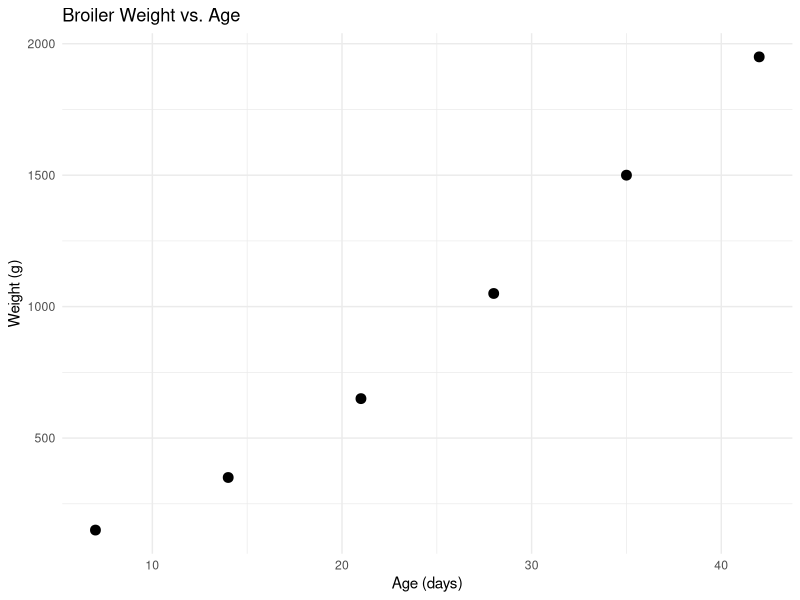
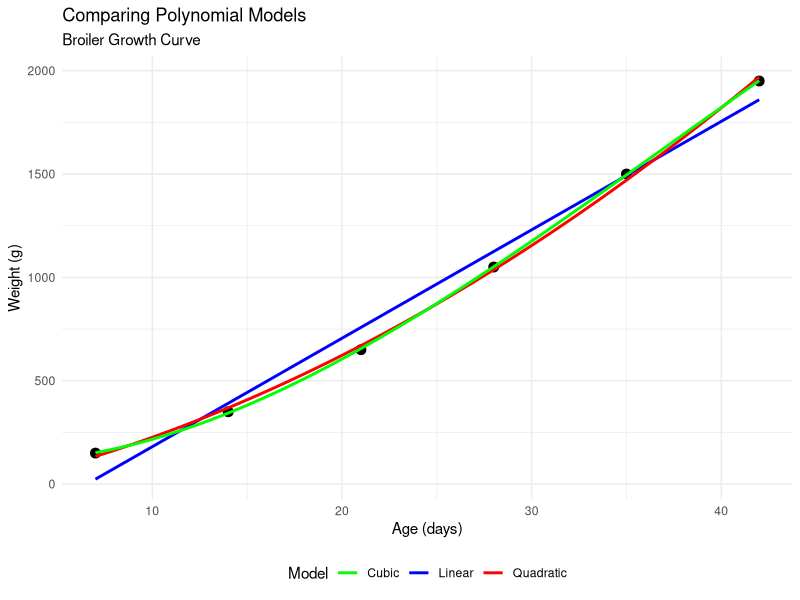
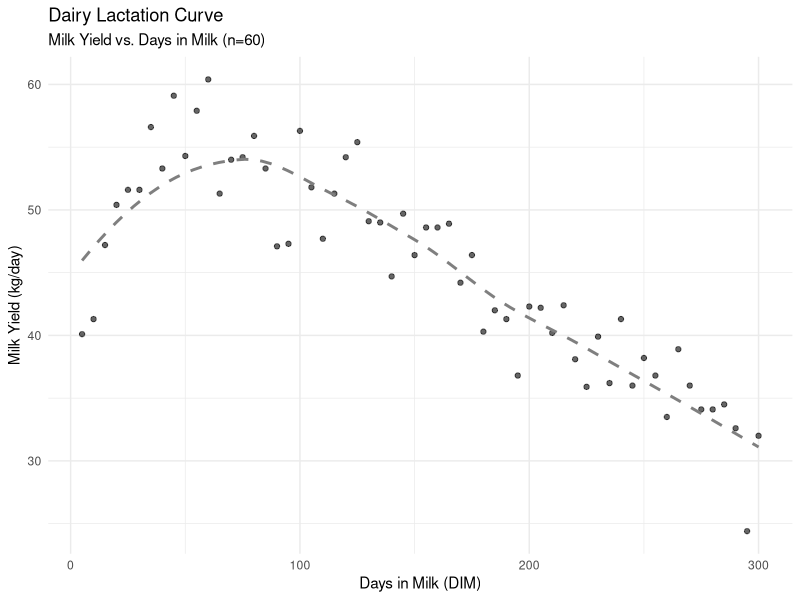
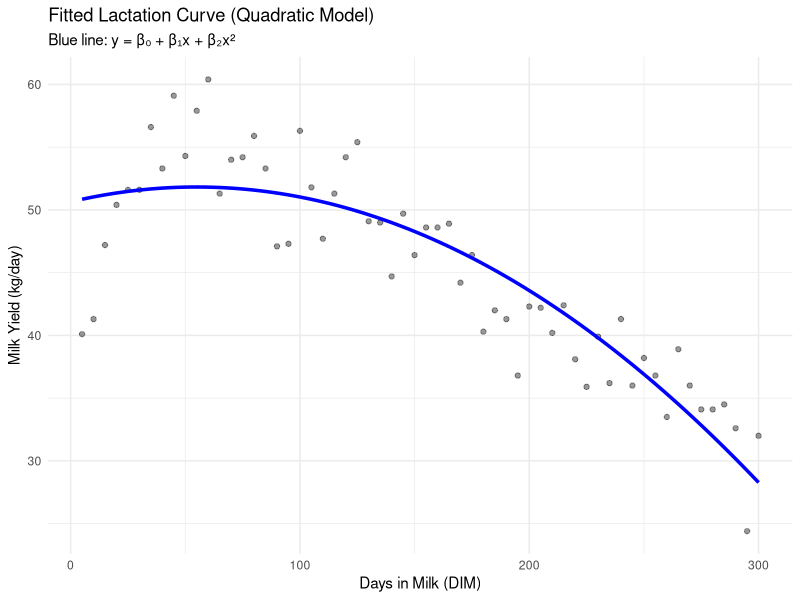
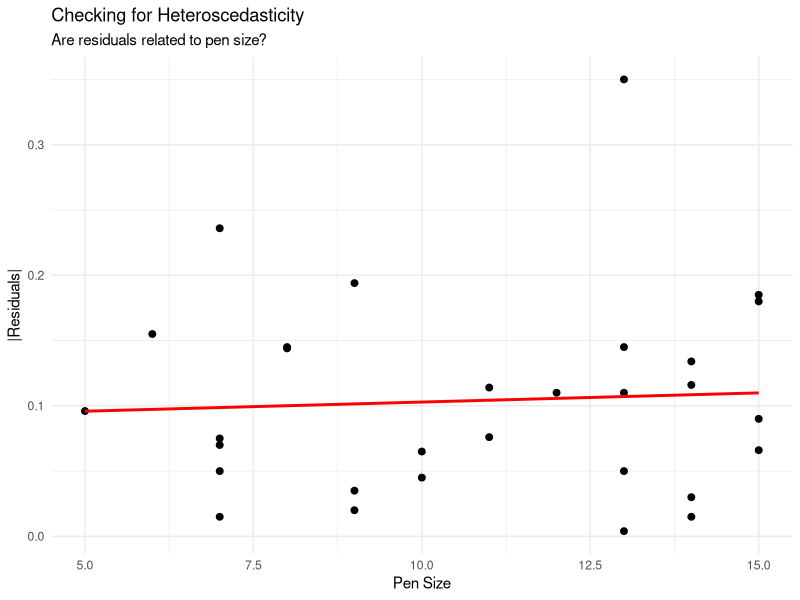
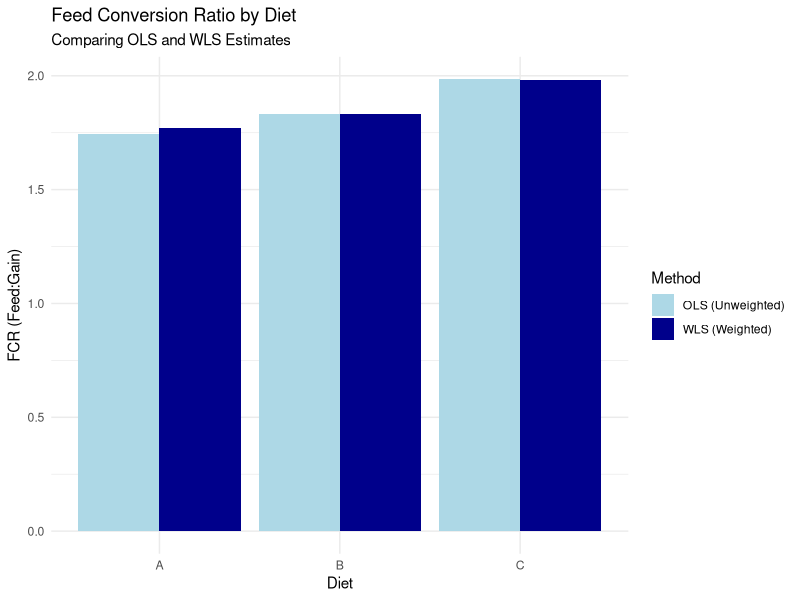
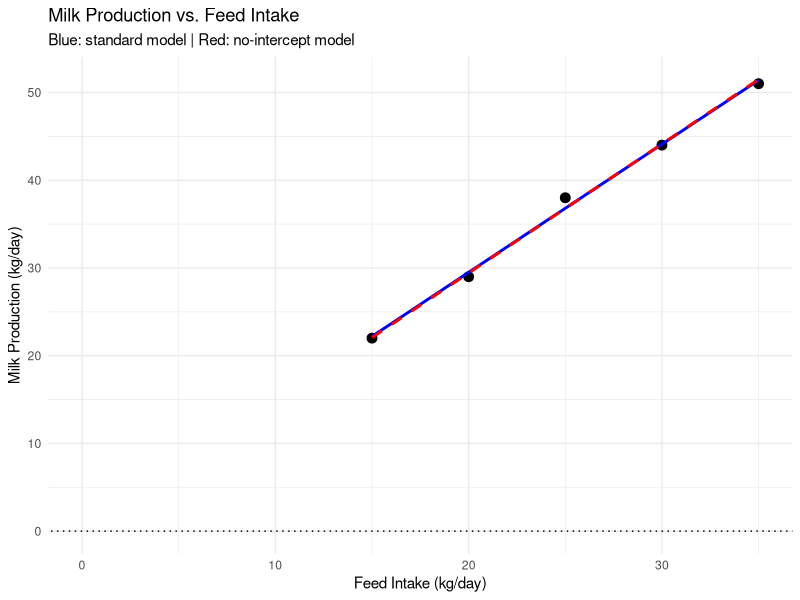
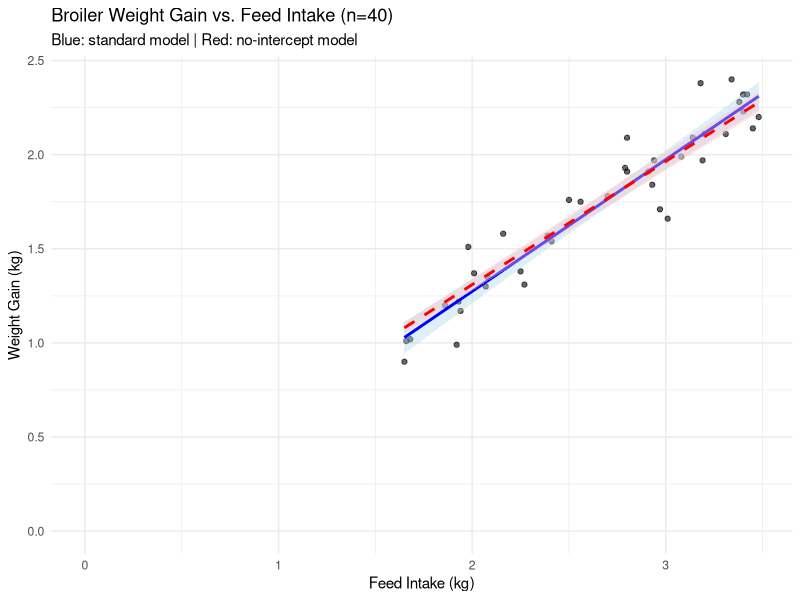

Reproduce these figures in R, in order.
## ---- chunk 1
#| echo: true
#| message: false

# Load data
broiler <- read.csv("data/broiler_growth.csv")
broiler
## ---- chunk 2
#| echo: true

# Visualize the data
library(ggplot2)
ggplot(broiler, aes(x = age_days, y = weight_g)) +
  geom_point(size = 3) +
  labs(title = "Broiler Weight vs. Age",
       x = "Age (days)",
       y = "Weight (g)") +
  theme_minimal()
## ---- chunk 3
#| echo: true

# Linear model
fit1 <- lm(weight_g ~ age_days, data = broiler)
summary(fit1)
## ---- chunk 4
#| echo: true

# Manual calculation to verify
X1 <- cbind(1, broiler$age_days)
y <- broiler$weight_g

# Normal equations: X'Xb = X'y
XtX1 <- t(X1) %*% X1
Xty1 <- t(X1) %*% y
b1 <- solve(XtX1) %*% Xty1

cat("Manual estimates:\n")
print(b1)

# SSE for linear model
y_hat1 <- X1 %*% b1
e1 <- y - y_hat1
SSE1 <- sum(e1^2)
cat("\nSSE (linear):", SSE1, "\n")
## ---- chunk 5
#| echo: true

# Quadratic model
fit2 <- lm(weight_g ~ age_days + I(age_days^2), data = broiler)
summary(fit2)
## ---- chunk 6
#| echo: true

# Manual calculation
X2 <- cbind(1, broiler$age_days, broiler$age_days^2)
XtX2 <- t(X2) %*% X2
Xty2 <- t(X2) %*% y
b2 <- solve(XtX2) %*% Xty2

cat("Manual estimates (quadratic):\n")
print(b2)

# SSE for quadratic model
y_hat2 <- X2 %*% b2
e2 <- y - y_hat2
SSE2 <- sum(e2^2)
cat("\nSSE (quadratic):", SSE2, "\n")
## ---- chunk 7
#| echo: true

# Cubic model
fit3 <- lm(weight_g ~ age_days + I(age_days^2) + I(age_days^3), data = broiler)
summary(fit3)

# SSE
SSE3 <- sum(residuals(fit3)^2)
cat("SSE (cubic):", SSE3, "\n")
## ---- chunk 8
#| echo: true

# Compare models with ANOVA
anova(fit1, fit2, fit3)
## ---- chunk 9
#| echo: true

# Compare adjusted R²
cat("Adjusted R²:\n")
cat("  Linear:   ", summary(fit1)$adj.r.squared, "\n")
cat("  Quadratic:", summary(fit2)$adj.r.squared, "\n")
cat("  Cubic:    ", summary(fit3)$adj.r.squared, "\n")
## ---- chunk 10
#| echo: true
#| fig-width: 8
#| fig-height: 6

# Create prediction data
age_pred <- seq(7, 42, length.out = 100)
pred_data <- data.frame(age_days = age_pred)

# Predictions from each model
pred_data$linear <- predict(fit1, newdata = pred_data)
pred_data$quadratic <- predict(fit2, newdata = pred_data)
pred_data$cubic <- predict(fit3, newdata = pred_data)

# Plot
ggplot(broiler, aes(x = age_days, y = weight_g)) +
  geom_point(size = 3, color = "black") +
  geom_line(data = pred_data, aes(y = linear, color = "Linear"), linewidth = 1) +
  geom_line(data = pred_data, aes(y = quadratic, color = "Quadratic"), linewidth = 1) +
  geom_line(data = pred_data, aes(y = cubic, color = "Cubic"), linewidth = 1) +
  scale_color_manual(values = c("Linear" = "blue",
                                 "Quadratic" = "red",
                                 "Cubic" = "green")) +
  labs(title = "Comparing Polynomial Models",
       subtitle = "Broiler Growth Curve",
       x = "Age (days)",
       y = "Weight (g)",
       color = "Model") +
  theme_minimal() +
  theme(legend.position = "bottom")
## ---- chunk 11
#| echo: true

# Predict at day 49
new_data <- data.frame(age_days = 49)
pred_49 <- predict(fit2, newdata = new_data, interval = "prediction")
cat("Predicted weight at day 49:\n")
print(pred_49)
## ---- chunk 12
#| echo: true
#| message: false

# Load lactation data
lactation <- read.csv("data/lactation_curve.csv")

# Quick look at the data
head(lactation, 10)
cat("\nDataset dimensions:", nrow(lactation), "observations\n")
## ---- chunk 13
#| echo: true
#| fig-width: 8
#| fig-height: 6

# Visualize lactation curve
ggplot(lactation, aes(x = days_in_milk, y = milk_yield_kg)) +
  geom_point(alpha = 0.6) +
  geom_smooth(method = "loess", se = FALSE, color = "gray50", linetype = "dashed") +
  labs(title = "Dairy Lactation Curve",
       subtitle = "Milk Yield vs. Days in Milk (n=60)",
       x = "Days in Milk (DIM)",
       y = "Milk Yield (kg/day)") +
  theme_minimal()
## ---- chunk 14
#| echo: true

# Fit 2nd and 3rd degree polynomials
fit_lac2 <- lm(milk_yield_kg ~ days_in_milk + I(days_in_milk^2), data = lactation)
fit_lac3 <- lm(milk_yield_kg ~ days_in_milk + I(days_in_milk^2) + I(days_in_milk^3),
               data = lactation)

# Compare models
anova(fit_lac2, fit_lac3)
## ---- chunk 15
#| echo: true

# Model summaries
summary(fit_lac2)
## ---- chunk 16
#| echo: true

# Check for collinearity
library(car)
vif(fit_lac2)
## ---- chunk 17
#| echo: true

# Fit with orthogonal polynomials
fit_lac2_orth <- lm(milk_yield_kg ~ poly(days_in_milk, 2), data = lactation)
fit_lac3_orth <- lm(milk_yield_kg ~ poly(days_in_milk, 3), data = lactation)

cat("Orthogonal polynomials are constructed to be uncorrelated by design.\n")
cat("This eliminates collinearity problems!\n")
## ---- chunk 18
#| echo: true

# Compare orthogonal models
anova(fit_lac2_orth, fit_lac3_orth)
## ---- chunk 19
#| echo: true
#| fig-width: 8
#| fig-height: 6

# Create prediction data
dim_pred <- seq(5, 300, length.out = 100)
pred_lac <- data.frame(days_in_milk = dim_pred)

# Predictions
pred_lac$quadratic <- predict(fit_lac2, newdata = pred_lac)
pred_lac$quadratic_orth <- predict(fit_lac2_orth, newdata = pred_lac)

# Plot
ggplot(lactation, aes(x = days_in_milk, y = milk_yield_kg)) +
  geom_point(alpha = 0.4) +
  geom_line(data = pred_lac, aes(y = quadratic),
            color = "blue", linewidth = 1.2) +
  labs(title = "Fitted Lactation Curve (Quadratic Model)",
       subtitle = "Blue line: y = β₀ + β₁x + β₂x²",
       x = "Days in Milk (DIM)",
       y = "Milk Yield (kg/day)") +
  theme_minimal()
## ---- chunk 20
#| echo: true

# Extract coefficients
b0 <- coef(fit_lac2)[1]
b1 <- coef(fit_lac2)[2]
b2 <- coef(fit_lac2)[3]

# Calculate peak day
peak_day <- -b1 / (2 * b2)
peak_yield <- b0 + b1 * peak_day + b2 * peak_day^2

cat("Peak lactation occurs at day:", round(peak_day, 1), "\n")
cat("Peak milk yield:", round(peak_yield, 1), "kg/day\n")
## ---- chunk 21
#| echo: true

# Load pen data
pen_data <- read.csv("data/pen_avg_adg.csv")
pen_data
## ---- chunk 22
#| echo: true

# OLS regression (ignoring pen size)
fit_ols <- lm(adg_kg_day ~ 1, data = pen_data)
summary(fit_ols)
## ---- chunk 23
#| echo: true

# Manual calculation
X <- matrix(1, nrow = 5, ncol = 1)  # Just intercept
y <- pen_data$adg_kg_day

# OLS: b = (X'X)^{-1}X'y
b_ols <- solve(t(X) %*% X) %*% t(X) %*% y
cat("OLS estimate (simple mean):", b_ols, "\n")
## ---- chunk 24
#| echo: true

# WLS regression (weighted by pen size)
fit_wls <- lm(adg_kg_day ~ 1, data = pen_data, weights = pen_size)
summary(fit_wls)
## ---- chunk 25
#| echo: true

# Manual WLS calculation
W <- diag(pen_data$pen_size)  # Weight matrix

# WLS: b = (X'WX)^{-1}X'Wy
XtWX <- t(X) %*% W %*% X
XtWy <- t(X) %*% W %*% y
b_wls <- solve(XtWX) %*% XtWy

cat("WLS estimate (weighted mean):", b_wls, "\n")

# This is equivalent to the weighted mean
weighted_mean <- sum(pen_data$adg_kg_day * pen_data$pen_size) / sum(pen_data$pen_size)
cat("Verification (weighted mean):", weighted_mean, "\n")
## ---- chunk 26
#| echo: true

# Compare estimates
cat("OLS estimate:", coef(fit_ols), "\n")
cat("WLS estimate:", coef(fit_wls), "\n")
cat("Difference:  ", coef(fit_wls) - coef(fit_ols), "\n")

# Compare standard errors
cat("\nOLS SE:", summary(fit_ols)$coefficients[1, 2], "\n")
cat("WLS SE:", summary(fit_wls)$coefficients[1, 2], "\n")
## ---- chunk 27
#| echo: true

# Load feed efficiency data
feed_data <- read.csv("data/feed_efficiency_pens.csv")
head(feed_data, 10)
## ---- chunk 28
#| echo: true

# Summary by diet
library(dplyr)
feed_summary <- feed_data %>%
  group_by(diet) %>%
  summarise(
    n_pens = n(),
    mean_fcr = mean(fcr),
    sd_fcr = sd(fcr),
    mean_pen_size = mean(pen_size)
  )
feed_summary
## ---- chunk 29
#| echo: true
#| fig-width: 8
#| fig-height: 6

# Fit OLS model
fit_feed_ols <- lm(fcr ~ diet, data = feed_data)

# Residual plot
feed_data$residuals <- residuals(fit_feed_ols)
feed_data$fitted <- fitted(fit_feed_ols)

ggplot(feed_data, aes(x = pen_size, y = abs(residuals))) +
  geom_point(size = 2) +
  geom_smooth(method = "lm", se = FALSE, color = "red") +
  labs(title = "Checking for Heteroscedasticity",
       subtitle = "Are residuals related to pen size?",
       x = "Pen Size",
       y = "|Residuals|") +
  theme_minimal()
## ---- chunk 30
#| echo: true

# WLS model weighted by pen size
fit_feed_wls <- lm(fcr ~ diet, data = feed_data, weights = pen_size)

# Compare models
cat("OLS estimates:\n")
print(coef(fit_feed_ols))

cat("\nWLS estimates:\n")
print(coef(fit_feed_wls))
## ---- chunk 31
#| echo: true

# Compare standard errors
cat("\nOLS standard errors:\n")
print(summary(fit_feed_ols)$coefficients[, 2])

cat("\nWLS standard errors:\n")
print(summary(fit_feed_wls)$coefficients[, 2])
## ---- chunk 32
#| echo: true

# Test for diet effect
cat("OLS ANOVA:\n")
anova(fit_feed_ols)

cat("\nWLS ANOVA:\n")
anova(fit_feed_wls)
## ---- chunk 33
#| echo: true
#| fig-width: 8
#| fig-height: 6

# Calculate diet means (OLS vs WLS)
diet_means <- feed_data %>%
  group_by(diet) %>%
  summarise(
    ols_mean = mean(fcr),
    wls_mean = weighted.mean(fcr, pen_size)
  )

# Plot
library(tidyr)
diet_means_long <- diet_means %>%
  pivot_longer(cols = c(ols_mean, wls_mean),
               names_to = "method",
               values_to = "fcr")

ggplot(diet_means_long, aes(x = diet, y = fcr, fill = method)) +
  geom_col(position = "dodge") +
  scale_fill_manual(values = c("ols_mean" = "lightblue", "wls_mean" = "darkblue"),
                    labels = c("OLS (Unweighted)", "WLS (Weighted)")) +
  labs(title = "Feed Conversion Ratio by Diet",
       subtitle = "Comparing OLS and WLS Estimates",
       x = "Diet",
       y = "FCR (Feed:Gain)",
       fill = "Method") +
  theme_minimal()
## ---- chunk 34
#| echo: true

# Load milk-feed data
milk_feed <- read.csv("data/milk_feed.csv")
milk_feed
## ---- chunk 35
#| echo: true
#| fig-width: 8
#| fig-height: 6

# Visualize
ggplot(milk_feed, aes(x = feed_intake_kg, y = milk_production_kg)) +
  geom_point(size = 3) +
  geom_smooth(method = "lm", se = FALSE, color = "blue", linewidth = 1) +
  geom_smooth(method = "lm", formula = y ~ x - 1, se = FALSE,
              color = "red", linewidth = 1, linetype = "dashed") +
  geom_abline(intercept = 0, slope = 0, linetype = "dotted") +
  expand_limits(x = 0, y = 0) +
  labs(title = "Milk Production vs. Feed Intake",
       subtitle = "Blue: standard model | Red: no-intercept model",
       x = "Feed Intake (kg/day)",
       y = "Milk Production (kg/day)") +
  theme_minimal()
## ---- chunk 36
#| echo: true

# Standard linear regression
fit_with_int <- lm(milk_production_kg ~ feed_intake_kg, data = milk_feed)
summary(fit_with_int)
## ---- chunk 37
#| echo: true

# Manual calculation
X_int <- cbind(1, milk_feed$feed_intake_kg)
y <- milk_feed$milk_production_kg

b_int <- solve(t(X_int) %*% X_int) %*% t(X_int) %*% y
cat("Manual estimates (with intercept):\n")
print(b_int)
## ---- chunk 38
#| echo: true

# No-intercept regression
fit_no_int <- lm(milk_production_kg ~ feed_intake_kg - 1, data = milk_feed)
# or equivalently: lm(milk_production_kg ~ 0 + feed_intake_kg, data = milk_feed)
summary(fit_no_int)
## ---- chunk 39
#| echo: true

# Manual calculation
X_no_int <- matrix(milk_feed$feed_intake_kg, ncol = 1)

b_no_int <- solve(t(X_no_int) %*% X_no_int) %*% t(X_no_int) %*% y
cat("Manual estimate (no intercept):\n")
print(b_no_int)

# Verify formula
b1_formula <- sum(milk_feed$feed_intake_kg * milk_feed$milk_production_kg) /
               sum(milk_feed$feed_intake_kg^2)
cat("Using formula: b₁ = Σ(xᵢyᵢ) / Σ(xᵢ²) =", b1_formula, "\n")
## ---- chunk 40
#| echo: true

# Residuals from both models
residuals_with <- residuals(fit_with_int)
residuals_no <- residuals(fit_no_int)

cat("Residuals WITH intercept:\n")
print(round(residuals_with, 2))
cat("Sum:", sum(residuals_with), "\n\n")

cat("Residuals NO intercept:\n")
print(round(residuals_no, 2))
cat("Sum:", sum(residuals_no), "(NOT zero!)\n")
## ---- chunk 41
#| echo: true

# Sum of squared errors
SSE_with <- sum(residuals_with^2)
SSE_no <- sum(residuals_no^2)

cat("SSE (with intercept):", SSE_with, "\n")
cat("SSE (no intercept): ", SSE_no, "\n\n")

# R²
R2_with <- summary(fit_with_int)$r.squared
R2_no <- summary(fit_no_int)$r.squared

cat("R² (with intercept):", R2_with, "\n")
cat("R² (no intercept): ", R2_no, "\n")
## ---- chunk 42
#| echo: true

# Load broiler gain-feed data
broiler_feed <- read.csv("data/broiler_gain_feed.csv")
head(broiler_feed, 10)
## ---- chunk 43
#| echo: true
#| fig-width: 8
#| fig-height: 6

# Visualize with both models
ggplot(broiler_feed, aes(x = feed_intake_kg, y = weight_gain_kg)) +
  geom_point(alpha = 0.6) +
  geom_smooth(method = "lm", se = TRUE, color = "blue", fill = "lightblue") +
  geom_smooth(method = "lm", formula = y ~ x - 1, se = TRUE,
              color = "red", fill = "pink", linetype = "dashed") +
  expand_limits(x = 0, y = 0) +
  labs(title = "Broiler Weight Gain vs. Feed Intake (n=40)",
       subtitle = "Blue: standard model | Red: no-intercept model",
       x = "Feed Intake (kg)",
       y = "Weight Gain (kg)") +
  theme_minimal()
## ---- chunk 44
#| echo: true

# Standard model
fit_broiler_std <- lm(weight_gain_kg ~ feed_intake_kg, data = broiler_feed)

# No-intercept model
fit_broiler_no <- lm(weight_gain_kg ~ feed_intake_kg - 1, data = broiler_feed)

# Compare coefficients
cat("Standard model:\n")
print(coef(fit_broiler_std))

cat("\nNo-intercept model:\n")
print(coef(fit_broiler_no))
## ---- chunk 45
#| echo: true

# Is the intercept significantly different from zero?
cat("Standard model summary:\n")
print(summary(fit_broiler_std)$coefficients)
## ---- chunk 46
#| echo: true
#| fig-width: 10
#| fig-height: 5

# Residual plots side by side
par(mfrow = c(1, 2))

# Standard model
plot(fitted(fit_broiler_std), residuals(fit_broiler_std),
     main = "Standard Model Residuals",
     xlab = "Fitted Values", ylab = "Residuals")
abline(h = 0, col = "red", lty = 2)

# No-intercept model
plot(fitted(fit_broiler_no), residuals(fit_broiler_no),
     main = "No-Intercept Model Residuals",
     xlab = "Fitted Values", ylab = "Residuals")
abline(h = 0, col = "red", lty = 2)
## ---- chunk 47
#| echo: true

# Load sire data
sire_data <- read.csv("data/simple_sire_model.csv")
sire_data
## ---- chunk 48
#| echo: true

# Summary by sire
sire_summary <- sire_data %>%
  group_by(sire) %>%
  summarise(
    n_daughters = n(),
    mean_yield = mean(milk_yield),
    sd_yield = sd(milk_yield)
  )
sire_summary
## ---- chunk 49
#| echo: true

# Treat sire as fixed effect
fit_sire_fixed <- lm(milk_yield ~ sire, data = sire_data)
summary(fit_sire_fixed)
## ---- chunk 50
#| echo: true

# Get all sire estimates (using cell means model for clarity)
fit_sire_fixed_means <- lm(milk_yield ~ sire - 1, data = sire_data)
sire_fixed_estimates <- coef(fit_sire_fixed_means)
names(sire_fixed_estimates) <- levels(factor(sire_data$sire))
sire_fixed_estimates
## ---- chunk 51
#| echo: true
#| message: false

# Treat sire as random effect
library(lme4)
fit_sire_random <- lmer(milk_yield ~ 1 + (1|sire), data = sire_data)
summary(fit_sire_random)
## ---- chunk 52
#| echo: true

# Variance components
vc <- as.data.frame(VarCorr(fit_sire_random))
sigma_u <- vc$sdcor[1]  # SD of sire effects
sigma_e <- vc$sdcor[2]  # Residual SD

cat("Random effect SD (sire):", sigma_u, "\n")
cat("Residual SD:            ", sigma_e, "\n")
cat("Variance ratio (λ):     ", sigma_e^2 / sigma_u^2, "\n")
## ---- chunk 53
#| echo: true

# BLUPs (Best Linear Unbiased Predictions)
sire_blups <- ranef(fit_sire_random)$sire[,1]
overall_mean <- fixef(fit_sire_random)
sire_random_predictions <- overall_mean + sire_blups

names(sire_random_predictions) <- rownames(ranef(fit_sire_random)$sire)
sire_random_predictions
## ---- chunk 54
#| echo: true
#| fig-width: 8
#| fig-height: 6

# Create comparison data frame
sire_comparison <- data.frame(
  sire = names(sire_fixed_estimates),
  n_daughters = sire_summary$n_daughters,
  fixed_effect = as.numeric(sire_fixed_estimates),
  random_effect = as.numeric(sire_random_predictions)
)

# Plot comparison
ggplot(sire_comparison, aes(x = sire)) +
  geom_point(aes(y = fixed_effect, color = "Fixed Effects"), size = 3) +
  geom_point(aes(y = random_effect, color = "Random Effects (BLUP)"), size = 3) +
  geom_hline(yintercept = overall_mean, linetype = "dashed", color = "gray50") +
  geom_text(aes(x = 1.5, y = overall_mean + 1.5,
                label = paste("Overall mean =", round(overall_mean, 1))),
            color = "gray30") +
  scale_color_manual(values = c("Fixed Effects" = "blue",
                                  "Random Effects (BLUP)" = "red")) +
  labs(title = "Comparing Fixed Effects vs. Random Effects (BLUP)",
       subtitle = "Notice shrinkage toward the population mean",
       x = "Sire",
       y = "Predicted Milk Yield (kg/day)",
       color = "Method") +
  theme_minimal() +
  theme(legend.position = "bottom")
## ---- chunk 55
#| echo: true

# Quantify shrinkage
sire_comparison$shrinkage <- sire_comparison$fixed_effect - sire_comparison$random_effect
sire_comparison$shrinkage_pct <- (sire_comparison$shrinkage /
                                   (sire_comparison$fixed_effect - overall_mean)) * 100

cat("Shrinkage by sire:\n")
print(sire_comparison[, c("sire", "n_daughters", "shrinkage", "shrinkage_pct")])
## ---- chunk 56
#| echo: true

# Load dairy sire evaluation data
dairy_sire <- read.csv("data/dairy_sire_eval.csv")

# Summary by sire
dairy_summary <- dairy_sire %>%
  group_by(sire) %>%
  summarise(
    n_daughters = n(),
    mean_yield = mean(milk_yield),
    sd_yield = sd(milk_yield)
  ) %>%
  arrange(n_daughters)

dairy_summary
## ---- chunk 57
#| echo: true

# Fixed effects model
fit_dairy_fixed <- lm(milk_yield ~ sire - 1, data = dairy_sire)
dairy_fixed_est <- coef(fit_dairy_fixed)

# Random effects model
fit_dairy_random <- lmer(milk_yield ~ 1 + (1|sire), data = dairy_sire)

# Extract estimates
dairy_overall_mean <- fixef(fit_dairy_random)
dairy_blups <- ranef(fit_dairy_random)$sire[,1]
dairy_random_pred <- dairy_overall_mean + dairy_blups
## ---- chunk 58
#| echo: true

# Variance components
dairy_vc <- as.data.frame(VarCorr(fit_dairy_random))
cat("Sire variance (σ²ᵤ):", round(dairy_vc$vcov[1], 2), "\n")
cat("Residual variance (σ²):", round(dairy_vc$vcov[2], 2), "\n")
cat("Variance ratio (λ):", round(dairy_vc$vcov[2] / dairy_vc$vcov[1], 2), "\n")

# Approximate heritability (sire model gives 1/4 h²)
h2_approx <- 4 * dairy_vc$vcov[1] / (dairy_vc$vcov[1] + dairy_vc$vcov[2])
cat("Approximate heritability:", round(h2_approx, 2), "\n")
## ---- chunk 59
#| echo: true
#| fig-width: 10
#| fig-height: 6

# Comparison dataframe
dairy_comp <- data.frame(
  sire = levels(factor(dairy_sire$sire)),
  n_daughters = dairy_summary$n_daughters,
  fixed = as.numeric(dairy_fixed_est),
  blup = as.numeric(dairy_random_pred)
)

dairy_comp$shrinkage <- abs(dairy_comp$fixed - dairy_comp$blup)

# Plot: shrinkage vs. information
ggplot(dairy_comp, aes(x = n_daughters, y = shrinkage)) +
  geom_point(size = 3, color = "darkred") +
  geom_smooth(method = "loess", se = FALSE, color = "blue") +
  labs(title = "Shrinkage Increases with Less Information",
       subtitle = "Sires with fewer daughters experience more shrinkage toward population mean",
       x = "Number of Daughters",
       y = "Absolute Shrinkage (Fixed - BLUP)") +
  theme_minimal()
## ---- chunk 60
#| echo: true
#| fig-width: 10
#| fig-height: 7

# Plot fixed vs. BLUP estimates
dairy_comp_long <- dairy_comp %>%
  select(sire, n_daughters, fixed, blup) %>%
  pivot_longer(cols = c(fixed, blup), names_to = "method", values_to = "estimate")

ggplot(dairy_comp_long, aes(x = reorder(sire, n_daughters), y = estimate,
                             color = method, group = method)) +
  geom_point(size = 3) +
  geom_line(aes(group = sire), color = "gray70") +
  geom_hline(yintercept = dairy_overall_mean, linetype = "dashed", color = "black") +
  scale_color_manual(values = c("fixed" = "blue", "blup" = "red"),
                     labels = c("Fixed Effects", "BLUP")) +
  labs(title = "Fixed Effects vs. BLUP for 10 Dairy Sires",
       subtitle = "Ordered by number of daughters (left = few, right = many)",
       x = "Sire (ordered by information)",
       y = "Predicted Milk Yield (kg/day)",
       color = "Method") +
  theme_minimal() +
  theme(axis.text.x = element_text(angle = 45, hjust = 1),
        legend.position = "bottom")
